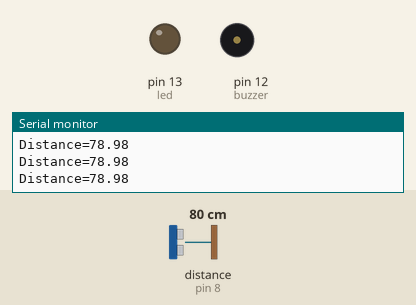
Bench run of a sketch on a simulated Arduino Uno, built with avr-gcc and run on an emulated ATmega328P. On the bench: output pins drawn as LEDs (lit = HIGH), buzzer (waves = sounding, pin HIGH), the last lines printed to the serial monitor. Wiring (inferred from the names in the program): ultrasonic range finder: trigger pin 9; echo pin 8. Dashed ring = blinking. Inputs (shaded band) come from the test bench; at power-on: distance to the obstacle (sensor on pin 8) 80 cm. The echo pulse lasts 58.3 µs per cm; pins used as bus, display or sensor lines are not drawn.

Above: at 1.2 s.
1.3 s: distance to the obstacle (sensor on pin 8) set to 53 cm
4.3 s: distance to the obstacle (sensor on pin 8) set to 46 cm
At 4.58 s:
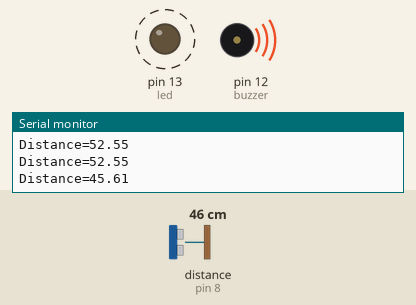
7.3 s: distance to the obstacle (sensor on pin 8) set to 18 cm
10.3 s: distance to the obstacle (sensor on pin 8) set to 13 cm
At 10.3 s:
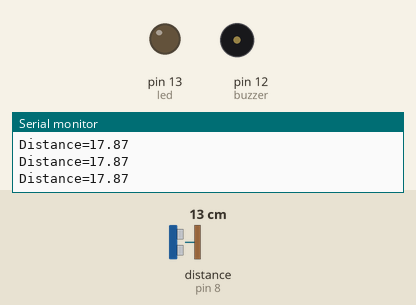
11.8 s: distance to the obstacle (sensor on pin 8) set to 35 cm
At 11.96 s:
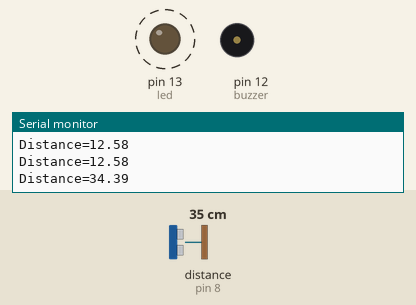
Timing chart, 0 to 15.8 s (numbered marks = the images above; inputs shaded):
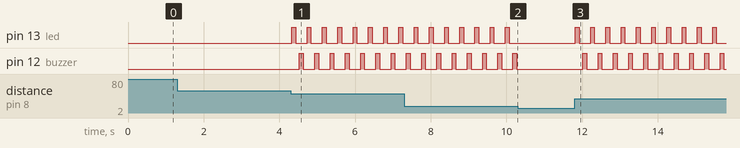

Measured:
- the behaviour switches between 51 and 50 cm on distance to the obstacle (sensor on pin 8) (found by bisection; images 0 and 1)
- the behaviour switches between 16 and 15 cm on distance to the obstacle (sensor on pin 8) (found by bisection; images 1 and 2)
- after the input at 4.3 s, pin 13 (led): alternates HIGH for 0.10 s and LOW for 0.30 s, starting at once; pin 12 (buzzer): alternates HIGH for 0.10 s and LOW for 0.30 s, starting after 0.23 s
- after the input at 10.3 s, pin 13 (led), pin 12 (buzzer): stops changing and stays LOW
- after the input at 11.8 s, pin 13 (led): alternates HIGH for 0.10 s and LOW for 0.30 s, starting at once; pin 12 (buzzer): alternates HIGH for 0.10 s and LOW for 0.30 s, starting after 0.22 s

The sketch:

ultrasonicsensor.ino
```cpp
// C++ code
//

int led=13;
int buzzer=12;
int trig =9;
int echo =8;
int actualDistance;
double distance;

void setup()
{
  pinMode(led, OUTPUT);
  pinMode(buzzer,OUTPUT);
   pinMode(trig,OUTPUT);
   pinMode(echo,INPUT);
  Serial.begin(9600);
}

void loop()
{
  digitalWrite(trig,LOW);
  delayMicroseconds(2);
  digitalWrite(trig,HIGH);
  delayMicroseconds(10);
  digitalWrite(trig,LOW);

  actualDistance = pulseIn(echo,HIGH);

  distance = actualDistance*0.034/2;

  Serial.print("Distance=");
  Serial.println(distance);

  if(distance>=15 && distance<=50){
    digitalWrite(led,HIGH);
    delay(100);
    digitalWrite(led,LOW);
    delay(100);
    digitalWrite(buzzer,HIGH);
    delay(100);
    digitalWrite(buzzer,LOW);
    delay(100);


  }


}
```
